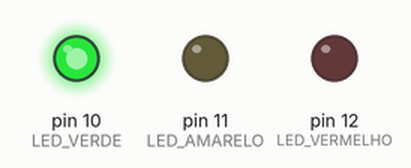
Bench run of a sketch on a simulated Arduino Uno, built with avr-gcc and run on an emulated ATmega328P. Shown: output pins drawn as LEDs (lit = HIGH).

Above: at 2.0 s.
At 5.0 s:
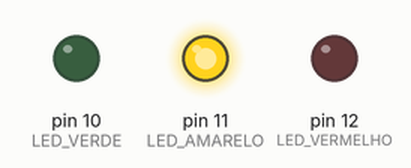
At 9.0 s:
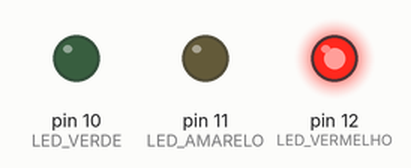
Timing chart, 0 to 15.6 s (numbered marks = the images above):
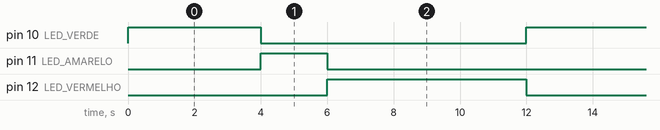

The sketch:

prog3.ino
```cpp
//Informações globais sobre o programa
const int LED_VERDE = 10;
const int LED_AMARELO = 11;
const int LED_VERMELHO = 12;
const int BOTAO_1 = 8;
const int BOTAO_2 = 9;

void setup()
{
  //Configurar os pinos de saída
  pinMode(LED_VERMELHO, OUTPUT);
  pinMode(LED_AMARELO, OUTPUT);
  pinMode(LED_VERDE, OUTPUT);
  //Configurar os pinos de entrada
  pinMode(BOTAO_1, INPUT);
  pinMode(BOTAO_2, INPUT);
}

void loop()
{
  //Implementar o comportamento de semáforo: verde (4s), amarelo (2s) e vermelho (6)
  digitalWrite(LED_VERDE, HIGH);
  digitalWrite(LED_AMARELO, LOW);
  digitalWrite(LED_VERMELHO, LOW);
  delay(4000);
  digitalWrite(LED_VERDE, LOW);
  digitalWrite(LED_AMARELO, HIGH);
  digitalWrite(LED_VERMELHO, LOW);
  delay(2000);
  digitalWrite(LED_VERDE, LOW);
  digitalWrite(LED_AMARELO, LOW);
  digitalWrite(LED_VERMELHO, HIGH);
  delay(6000);
}
```

Measured:
- by itself, pin 10 (LED_VERDE): alternates HIGH for 4.0 s and LOW for 8.0 s
- by itself, pin 11 (LED_AMARELO): alternates HIGH for 2.0 s and LOW for 10.0 s
- by itself, pin 12 (LED_VERMELHO): alternates HIGH for 6.0 s and LOW for 6.0 s
